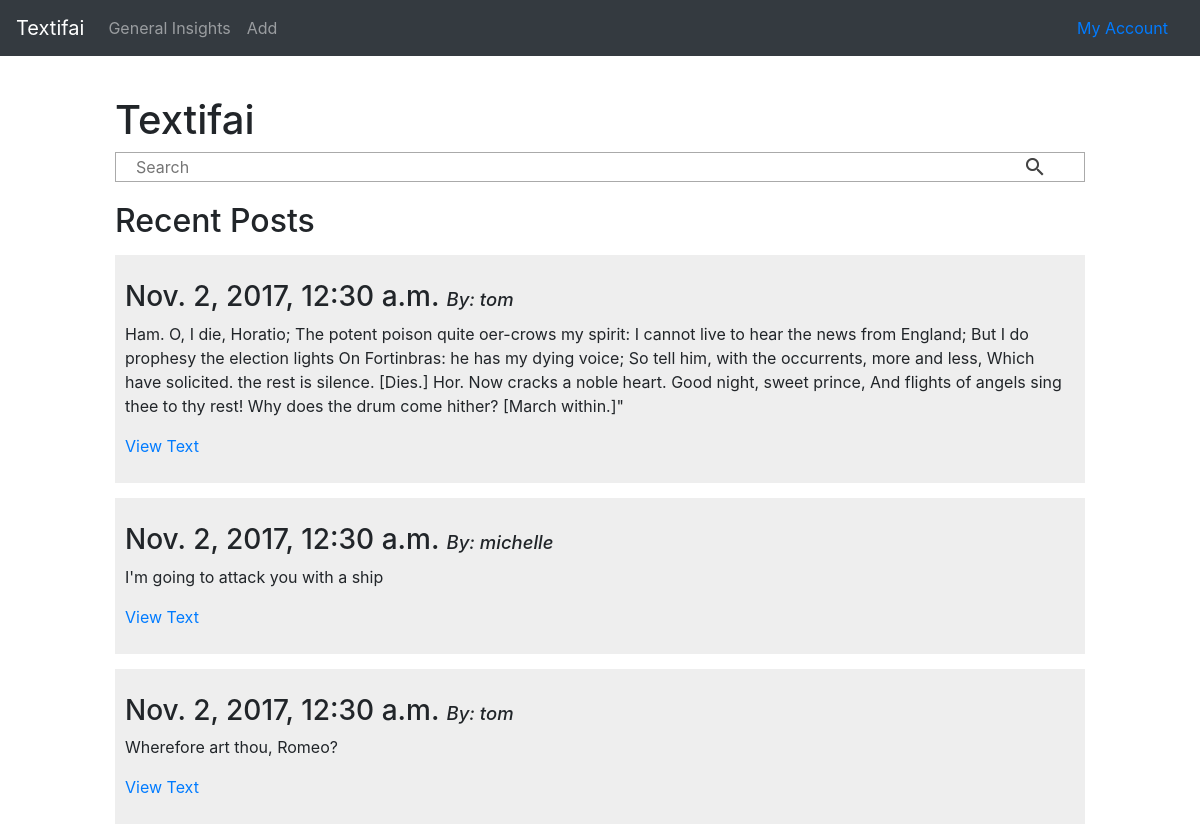
The app's page /textifai/ with its own data.
### textifai/models.py (models this page shows, shortened)
class Text(models.Model):
    m_id = models.UUIDField(primary_key=True, default=uuid.uuid4, help_text="Unique ID for this particular text.")
    title = models.CharField(max_length=40,  blank=True, help_text="Enter a title for your entry")
    content = models.TextField(help_text="Enter text here")
    time_created = models.DateTimeField(auto_now_add=True)
    user = models.ForeignKey(User)
    mature_content = models.BooleanField()
    class Meta:
        ordering = ["-time_created"]

class User(models.Model):
    m_id = models.UUIDField(primary_key=True, default=uuid.uuid4, help_text="Unique ID for this user.")
    email = models.CharField(max_length=40)
    username = models.CharField(max_length=20)
    """
    User settings.
    """
    LIGHT = 'LI'
    DARK = 'DA'
    THEMES = (
        (LIGHT, 'Light'),
        (DARK, 'Dark'),
    )
    theme = models.CharField(max_length=2, choices=THEMES, default=LIGHT)
    def __str__(self):
        return self.username

### textifai/views.py (the view)
def index(request):
    recent = Text.objects.all()[:4]
    return render(request, 'index.html', context={'recent':recent})

### textifai/templates/index.html (shortened to what this page needs)
{% extends "base.html" %}
{% block page_head %}
<h1>Textifai</h1>
<form class="search">
	<input type="search" placeholder="Search"><input type="submit" value=" ">
</form>
{% endblock %}
{% block content %}
<h2>Recent Posts</h2>
{% for entry in recent %}
	<div class="insightCard recents">
		{% if entry.title %}
			<h3>{{ entry.title|safe }} <span class="author">By: {{ entry.user }}</span></h3>
		{% else %}
			<h3>{{ entry.time_created }} <span class="author">By: {{ entry.user }}</span></h3>
		{% endif %}
		<p class="content">{{ entry.content|safe }}</p>
		<a href="{% url 'featureoutput' %}">View Text</a>
	</div>
{% endfor %}
{% endblock %}

### textifai/static/css/styles.css (style rules this page uses)
body { margin: 0; }
.recents { text-align: left !important; }
.author { font-size: 66%; font-style: italic; }
.search { width: 100%; display: flex; }
.search input { display: inline-block; margin: 0; padding: 2px 20px; box-sizing: border-box; border: 1px solid #aaa; background-color: white; flex: 1; }
.search input[type="search"] { border-right: none; }
.search input[type="submit"] { max-width: 100px; border-left: none; text-align: right; background-image: url('../images/search.png'); background-repeat: no-repeat; background-position: center; background-size: auto 85%; }
.insightCard { background-color: #eee; text-align: center; margin-bottom: 15px; margin-top: 15px; padding: 25px 10px; width: 100%; }

### records on screen
Text: time_created "Nov. 2, 2017, 12:30 a.m.", user "tom", content "Ham. O, I die, Horatio; The potent poison quite oer-crows my spirit: I cannot live to hear the news from England; But I do prophesy the election lights On Fortinbras: he has my dying voice; So tell him, with the occurrents, more and less, Which have solicited. the rest is silence. [Dies.] Hor. Now cracks a noble heart. Good night, sweet prince, And flights of angels sing thee to thy rest! Why does the drum come hither? [March within.]\""
Text: time_created "Nov. 2, 2017, 12:30 a.m.", user "michelle", content "I'm going to attack you with a ship"
Text: time_created "Nov. 2, 2017, 12:30 a.m.", user "tom", content "Wherefore art thou, Romeo?"
